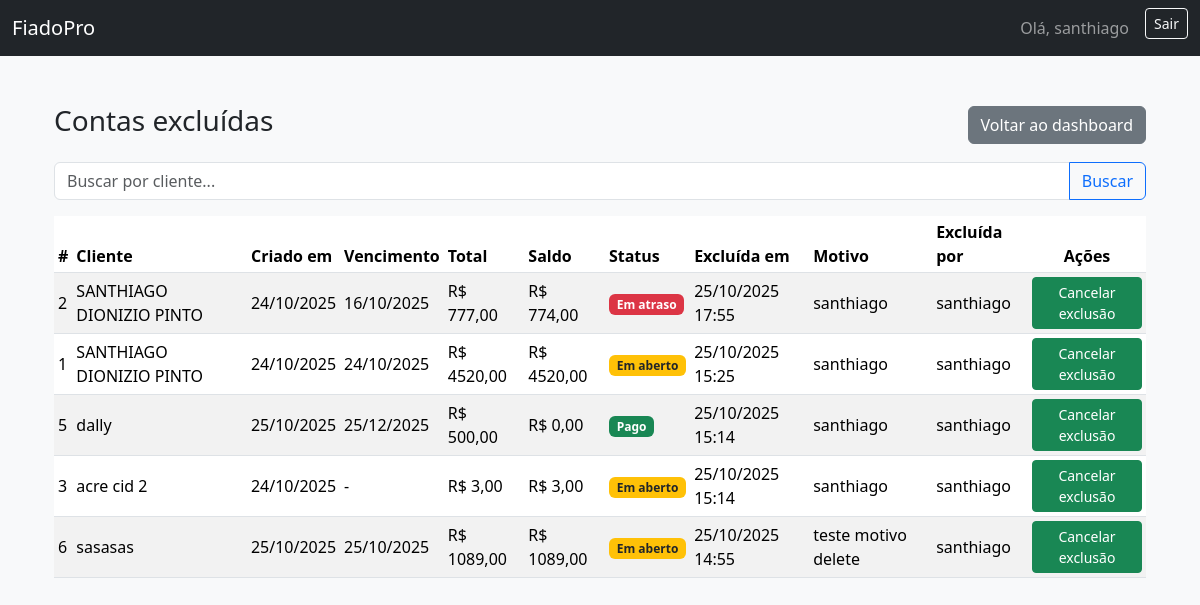
The page /excluidos/ (signed in) on the database its author committed.
### carteira/models.py (models this page shows, shortened)
class ContaCarteira(models.Model):
    STATUS_CHOICES = (
        ("EM_ABERTO", "Em aberto"),
        ("PAGO", "Pago"),
        ("ATRASO", "Em atraso"),
    )
    owner = models.ForeignKey(User, on_delete=models.CASCADE, related_name="contas_carteira")
    cliente = models.ForeignKey(Cliente, on_delete=models.PROTECT, related_name="contas")
    criado_em = models.DateField(default=timezone.now)
    vencimento = models.DateField(null=True, blank=True)
    total = models.DecimalField(max_digits=12, decimal_places=2, default=0)
    saldo = models.DecimalField(max_digits=12, decimal_places=2, default=0)
    status = models.CharField(max_length=12, choices=STATUS_CHOICES, default="EM_ABERTO")
    is_deleted = models.BooleanField(default=False)
    deleted_at = models.DateTimeField(null=True, blank=True)
    deleted_reason = models.CharField(max_length=255, blank=True)
    deleted_by = models.ForeignKey(
        User, null=True, blank=True, on_delete=models.SET_NULL, related_name="contas_carteira_excluidas"
    )
    class Meta:
        ordering = ["-criado_em", "-id"]

class Cliente(models.Model):
    nome = models.CharField(max_length=150)
    cpf = models.CharField(max_length=14, blank=True)
    telefone = models.CharField(max_length=20, blank=True)

### carteira/views.py (the view)
# urls.py: path("excluidos/", views.excluidos, name="excluidos"),  # + NEW
@login_required
def excluidos(request):
    q = request.GET.get("q", "").strip()
    base = (ContaCarteira.objects
            .filter(owner=request.user, is_deleted=True)
            .select_related("cliente"))
    if q:
        base = base.filter(cliente__nome__icontains=q)
    contas = base.order_by("-deleted_at", "-id")
    return render(request, "carteira/excluidos.html", {
        "q": q,
        "contas": contas,
    })

### carteira/templates/carteira/excluidos.html (shortened to what this page needs)
{% extends "carteira/base.html" %}
{% load static %}
{% block content %}
<div class="container py-4">
  <div class="d-flex justify-content-between align-items-center mb-3">
    <h3>Contas excluídas</h3>
    <a href="{% url 'carteira:dashboard' %}" class="btn btn-secondary">Voltar ao dashboard</a>
  </div>
  <form method="get" class="mb-3">
    <div class="input-group">
      <input type="text" name="q" value="{{ q }}" class="form-control" placeholder="Buscar por cliente...">
      <button class="btn btn-outline-primary" type="submit">Buscar</button>
    </div>
  </form>
  {% if contas %}
  <div class="table-responsive">
    <table class="table table-sm table-striped align-middle">
      <thead>
        <tr>
          <th>#</th>
          <th>Cliente</th>
          <th>Criado em</th>
          <th>Vencimento</th>
          <th>Total</th>
          <th>Saldo</th>
          <th>Status</th>
          <th>Excluída em</th>
          <th>Motivo</th>
          <th>Excluída por</th>
          <th class="text-center">Ações</th>
        </tr>
      </thead>
      <tbody>
        {% for c in contas %}
        <tr>
          <td>{{ c.id }}</td>
          <td>{{ c.cliente.nome }}</td>
          <td>{{ c.criado_em|date:"d/m/Y" }}</td>
          <td>{% if c.vencimento %}{{ c.vencimento|date:"d/m/Y" }}{% else %}-{% endif %}</td>
          <td>R$ {{ c.total }}</td>
          <td>R$ {{ c.saldo }}</td>
          <td>
            <span
              class="badge bg-{% if c.status == 'PAGO' %}success{% elif c.status == 'ATRASO' %}danger{% else %}warning text-dark{% endif %}">
              {{ c.get_status_display }}
            </span>
          </td>
          <td>{{ c.deleted_at|date:"d/m/Y H:i" }}</td>
          <td>{{ c.deleted_reason|default:"—" }}</td>
          <td>{{ c.deleted_by.get_username|default:"—" }}</td>
          <td class="text-center">
            <button type="button" class="btn btn-sm btn-success" data-bs-toggle="modal"
              data-bs-target="#modalRestaurarConta" data-url="{% url 'carteira:restaurar_conta' c.id %}"
              data-label="Conta #{{ c.id }} — {{ c.cliente.nome }}">
              Cancelar exclusão
            </button>
          </td>
        </tr>
        {% endfor %}
      </tbody>
    </table>
  </div>
  {% else %}
  <div class="alert alert-info">Nenhuma conta excluída encontrada.</div>
  {% endif %}
</div>
{% endblock %}

### carteira/templates/carteira/base.html (shortened to what this page needs)
<!doctype html>
<html lang="pt-br">
<head>
  <link href="https://cdn.jsdelivr.net/npm/bootstrap@5.3.3/dist/css/bootstrap.min.css" rel="stylesheet">
</head>
<body class="bg-light">
  {% load static %}
  <nav class="navbar navbar-expand-lg bg-dark navbar-dark">
    <div class="container-fluid">
      <a class="navbar-brand" href="{% url 'carteira:dashboard' %}">FiadoPro</a>
      <div class="d-flex ms-auto">
        {% if request.user.is_authenticated %}
        <span class="navbar-text me-3">Olá, {{ request.user.username }}</span>
        <form method="post" action="{% url 'logout' %}" class="d-inline">
          <button type="submit" class="btn btn-outline-light btn-sm">Sair</button>
        </form>
        {% else %}
        <a class="btn btn-outline-light btn-sm" href="{% url 'login' %}">Entrar</a>
        <a class="btn btn-primary btn-sm ms-2" href="{% url 'signup' %}">Criar conta</a>
        {% endif %}
      </div>
    </div>
  </nav>
  <div class="container py-4">
    {% block content %}{% endblock %}
  </div>
</body>
</html>

### rows shown on the page
ContaCarteira: id "2", cliente.nome "SANTHIAGO DIONIZIO PINTO", criado_em "24/10/2025", vencimento "16/10/2025", total "777,00", saldo "774,00", status "Em atraso", deleted_at "25/10/2025 17:55", deleted_reason "santhiago", deleted_by.get_username "santhiago"
ContaCarteira: id "1", cliente.nome "SANTHIAGO DIONIZIO PINTO", criado_em "24/10/2025", vencimento "24/10/2025", total "4520,00", saldo "4520,00", status "Em aberto", deleted_at "25/10/2025 15:25", deleted_reason "santhiago", deleted_by.get_username "santhiago"
ContaCarteira: id "5", cliente.nome "dally", criado_em "25/10/2025", vencimento "25/12/2025", total "500,00", saldo "0,00", status "Pago", deleted_at "25/10/2025 15:14", deleted_reason "santhiago", deleted_by.get_username "santhiago"
ContaCarteira: id "3", cliente.nome "acre cid 2", criado_em "24/10/2025", total "3,00", saldo "3,00", status "Em aberto", deleted_at "25/10/2025 15:14", deleted_reason "santhiago", deleted_by.get_username "santhiago"
ContaCarteira: id "6", cliente.nome "sasasas", criado_em "25/10/2025", vencimento "25/10/2025", total "1089,00", saldo "1089,00", status "Em aberto", deleted_at "25/10/2025 14:55", deleted_reason "teste motivo delete", deleted_by.get_username "santhiago"

### other values the page prints
{{ request.user.username }} "santhiago"
